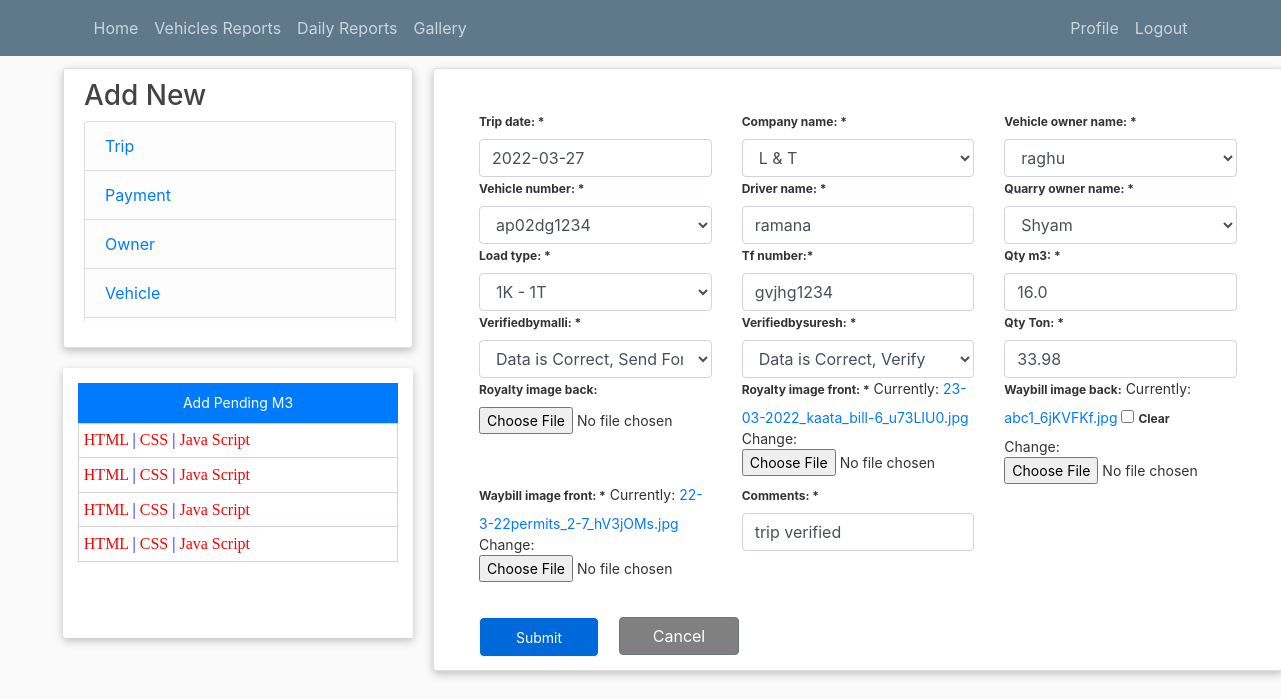
Page /layer4add/7/ (signed in) on the committed database.
### blog/models.py (models this page shows, shortened)
class LayerWiseTripDetails(models.Model):
    trip_date = models.DateField(null=False, blank=False,default='2022-03-20')
    company_name = models.ForeignKey(CompanyName, on_delete=models.SET_NULL, null=True, blank=False)
    vehicle_owner_name = models.ForeignKey(
        TransporterDetails , on_delete=models.SET_NULL, null=True, blank=False)
    vehicle_number = models.ForeignKey(
        VehicleDetails , on_delete=models.SET_NULL, null=True, blank=False)
    driver_name = models.CharField(max_length=200,null=True, blank=False)
    quarry_owner_name = models.ForeignKey(QuarryDetails, on_delete=models.SET_NULL, null=True, blank=False)
    load_type = models.ForeignKey(LoadType, on_delete=models.SET_NULL, null=True, blank=False)
    tf_number = models.CharField(max_length=200, null=False, blank=False)
    qty_m3 = models.FloatField(null=False, blank=False)
    royalty_image_front = models.ImageField(null=False, blank=False)
    royalty_image_back = models.ImageField(null=False, blank=True)
    qty_ton = models.FloatField(null=False, blank=False, default=0.0)
    waybill_image_front = models.ImageField(null=False, blank=False)
    waybill_image_back = models.ImageField(null=False, blank=True)
    verifiedbyengineer = models.CharField(max_length=200, blank=False, null=False, choices=STATUS, default='No')
    verifiedbymalli = models.CharField(max_length=200, blank=False, null=False, choices=STATUS, default='No')
    qty_ton = models.FloatField(null=False,default=0, blank=False)
    waybill_image_front = models.ImageField(default='logo.png',null=False, blank=False)
    waybill_image_back = models.ImageField( null=False, blank=True)
    verifiedbysuresh = models.CharField(max_length=200, blank=False, null=False, choices=VERIFY, default='No')
    comments = models.CharField(max_length=200, blank=True, null=True)

class CompanyName(models.Model):
    company_name = models.CharField(max_length=100, null=False, blank=False)
    def __str__(self):
        return self.company_name

class TransporterDetails(models.Model):
    vehicle_owner_name = models.CharField(max_length=100, null=False, blank=False)
    phoneNumberRegex = RegexValidator(regex = r"^\+?1?\d{8,15}$")
    owner_phone_number = models.CharField(validators = [phoneNumberRegex], max_length = 16, null=False, blank=False)
    rate_per_tonne = models.CharField(max_length=200, null=True, blank=True)
    def __str__(self):
        return self.vehicle_owner_name

class VehicleDetails(models.Model):
    vehicle_number = models.CharField(max_length=10, null=False, blank=False)
    owner_name = models.ForeignKey(TransporterDetails, on_delete=models.SET_NULL, null=True, blank=False)
    phoneNumberRegex = RegexValidator(regex = r"^\+?1?\d{8,15}$")
    driver_name = models.CharField(max_length=200, null=True, blank=True)
    driver_phone_number = models.CharField(validators = [phoneNumberRegex], max_length = 16, null=True, blank=True)
    driver_name2 = models.CharField(max_length=200, null=True, blank=True)
    driver_phone_number2 = models.CharField(validators = [phoneNumberRegex], max_length = 16, null=True, blank=True)
    rate_per_tonne = models.CharField(max_length=200, null=False, blank=False)
    def __str__(self):
        return self.vehicle_number

class QuarryDetails(models.Model):
    quarry_owner_name = models.CharField(max_length=100, null=False, blank=False)
    quarry_ton_rate = models.FloatField(null=False, blank=True)
    def __str__(self):
        return self.quarry_owner_name

class LoadType(models.Model):
    load_type = models.CharField(max_length=100, null=False, blank=False)
    load_type_rate_per_tonne = models.FloatField(null=False, blank=True)
    def __str__(self):
        return self.load_type

### blog/views.py (the view)
# urls.py: path('layer4add/<str:pk>/', views.layer4TripDetails, name='layer4add'),
@login_required(login_url='login')
def layer4TripDetails(request, pk):
    layer4trip_detail = LayerWiseTripDetails.objects.get(id=pk)
    form = Layerwise4TripDetailsForm(instance=layer4trip_detail)
    if request.method == 'POST':
        form = Layerwise4TripDetailsForm(request.POST, request.FILES, instance=layer4trip_detail)
        if form.is_valid():
            form.save()
            messages.success(request, f'Trip details has been verified successfully!')
            return redirect('/')
    context = {'form':form}
    return render(request, 'blog/layer4_add_trip_details.html', context)

### blog/forms.py
class Layerwise4TripDetailsForm(forms.ModelForm):
    class Meta:
        model = LayerWiseTripDetails
        fields = '__all__'
        exclude = {'verifiedbyengineer'}

### blog/templates/blog/layer4_add_trip_details.html (shortened to what this page needs)
{% extends "blog/base.html" %}
{% block content %}
{% load crispy_forms_tags %}
<body class="m-5">
    <div class="container">
      <div class="row">
            <div class="col-md-12">
                <div class="card card-body">
                    <form action="" method="POST" style="margin-left: 25px;margin-right: 25px;" enctype="multipart/form-data" id="personForm" data-vehicle-numbers-url="{% url 'ajax_load_vehicle_numbers' %}" novalidate>
                        <br>
                        <div class="row">
                            <div class="col">
                        <div class="fieldWrapper">
                            <label for="{{ form.trip_date.id_for_label }}">Trip date: * </label>
                            {{ form.trip_date }}
                        </div></div>
                            <div class="col">
                        <div class="fieldWrapper">
                            <label for="{{ form.company_name.id_for_label }}">Company name: *</label>
                            {{ form.company_name }}
                        </div></div>
                            <div class="col">
                        <div class="fieldWrapper">
                            <label for="{{ form.vehicle_owner_name.id_for_label }}">Vehicle owner name: *</label>
                            {{ form.vehicle_owner_name }}
                        </div></div></div>
                    <div class="row">
                        <div class="col">
                        <div class="fieldWrapper">
                            <label for="{{ form.vehicle_number.id_for_label }}">Vehicle number: *</label>
                            {{ form.vehicle_number }}
                        </div></div>
                        <div class="col">
                        <div class="fieldWrapper">
                            <label for="{{ form.driver_name.id_for_label }}">Driver name: * </label>
                            {{ form.driver_name }}
                        </div></div>
                        <div class="col">
                        <div class="fieldWrapper">
                            <label for="{{ form.quarry_owner_name.id_for_label }}">Quarry owner name: *</label>
                            {{ form.quarry_owner_name }}
                        </div></div></div>
                        <div class="row">
                        <div class="col">
                        <div class="fieldWrapper">
                            <label for="{{ form.load_type.id_for_label }}">Load type: *</label>
                            {{ form.load_type }}
                        </div></div>
                        <div class="col">
                        <div class="fieldWrapper">
                            <label for="{{ form.tf_number.id_for_label }}">Tf number:*</label>
                            {{ form.tf_number }}
                        </div></div>
                        <div class="col">
                        <div class="fieldWrapper">
                            <label for="{{ form.qty_m3.id_for_label }}">Qty m3: *</label>
                            {{ form.qty_m3 }}
                        </div></div></div>
                    <div class="row">
                        <div class="col">
                        <div class="fieldWrapper">
                            <label for="{{ form.verifiedbymalli.id_for_label }}">Verifiedbymalli: * </label>
                            {{ form.verifiedbymalli }}
                        </div></div>
                        <div class="col">
                        <div class="fieldWrapper">
                            <label for="{{ form.verifiedbysuresh.id_for_label }}">Verifiedbysuresh: * </label>
                            {{ form.verifiedbysuresh }}
                        </div></div>
                        <div class="col">
                        <div class="fieldWrapper">
                            <label for="{{ form.qty_ton.id_for_label }}">Qty Ton: *</label>
                            {{ form.qty_ton }}
                        </div></div></div>
                        <div class="row">
                            <div class="col">
                        <div class="fieldWrapper">
                            <label for="{{ form.royalty_image_back.id_for_label }}">Royalty image back:</label>
                            {{ form.royalty_image_back }}
                        </div></div>
                        <div class="col">
                        <div class="fieldWrapper">
                            <label for="{{ form.royalty_image_front.id_for_label }}">Royalty image front: *</label>
                            {{ form.royalty_image_front }}
                        </div></div>
                        <div class="col">
                        <div class="fieldWrapper">
                            <label for="{{ form.waybill_image_back.id_for_label }}">Waybill image back:</label>
                            {{ form.waybill_image_back }}
                        </div></div></div>
                    <div  class="row">
                        <div class="col">
                        <div class="fieldWrapper">
                            <label for="{{ form.waybill_image_front.id_for_label }}">Waybill image front: * </label>
                            {{ form.waybill_image_front }}
                        </div></div>
                        <div class="col">
                        <div class="fieldWrapper">
                            <label for="{{ form.comments.id_for_label }}">Comments: *</label>
                            {{ form.comments }}
                        </div></div>
                        <div class="col">
                            </div>
                            </div>
                        <div class="row"><div class="col">
                        <div  class="btn-form-init" style="margin: 15px; position: relative;top:20px;">
                            <input type="submit" name="Submit" class="btn-submit-init" style="margin-left: -15px;">
                            <a class="btn btn-outline-secondary btn-close-init" href="{% url 'engineer_page'  %}">Cancel</a>
                    </div> </div></div>
                    </form>
                </div>
            </div>
      </div>
    </div>
{% endblock %}

### blog/static/blog/main.css (style rules this page uses)
body { background: #fafafa; color: #333333; margin-top: 5rem; }

### blog/templates/blog/base.html (style rules this page uses)
label { display: inline-block; margin-bottom: 0.5rem; font-size: 12px; font-weight: bold; }

### blog/templates/blog/layer4_add_trip_details.html (style rules this page uses)
.btn-submit-init { width: 120px; height: 40px; float: left; color: white; background-color: #0069D9; border-radius: 5px; border: 1px solid whitesmoke; }
.btn-close-init { width: 120px; background: gray; color: white; margin-left: 20px; }
.card { width: 850px; box-shadow: rgb(0 0 0 / 24%) 0px 3px 8px; margin-top: 20px; margin-left: -25px; }
form { font-size: 14px !important; }
input[name=trip_date] { pointer-events: none; }

### rows in the picture
LayerWiseTripDetails: trip_date "2022-03-27", driver_name "ramana", tf_number "gvjhg1234", qty_m3 "16.0", verifiedbymalli "Data is Correct, Send Forward", verifiedbysuresh "Data is Correct, Verify", qty_ton "33.98", comments "trip verified"
CompanyName: company_name "L & T"
TransporterDetails: vehicle_owner_name "raghu"
VehicleDetails: vehicle_number "ap02dg1234"
QuarryDetails: quarry_owner_name "Shyam"
LoadType: load_type "1K - 1T"
